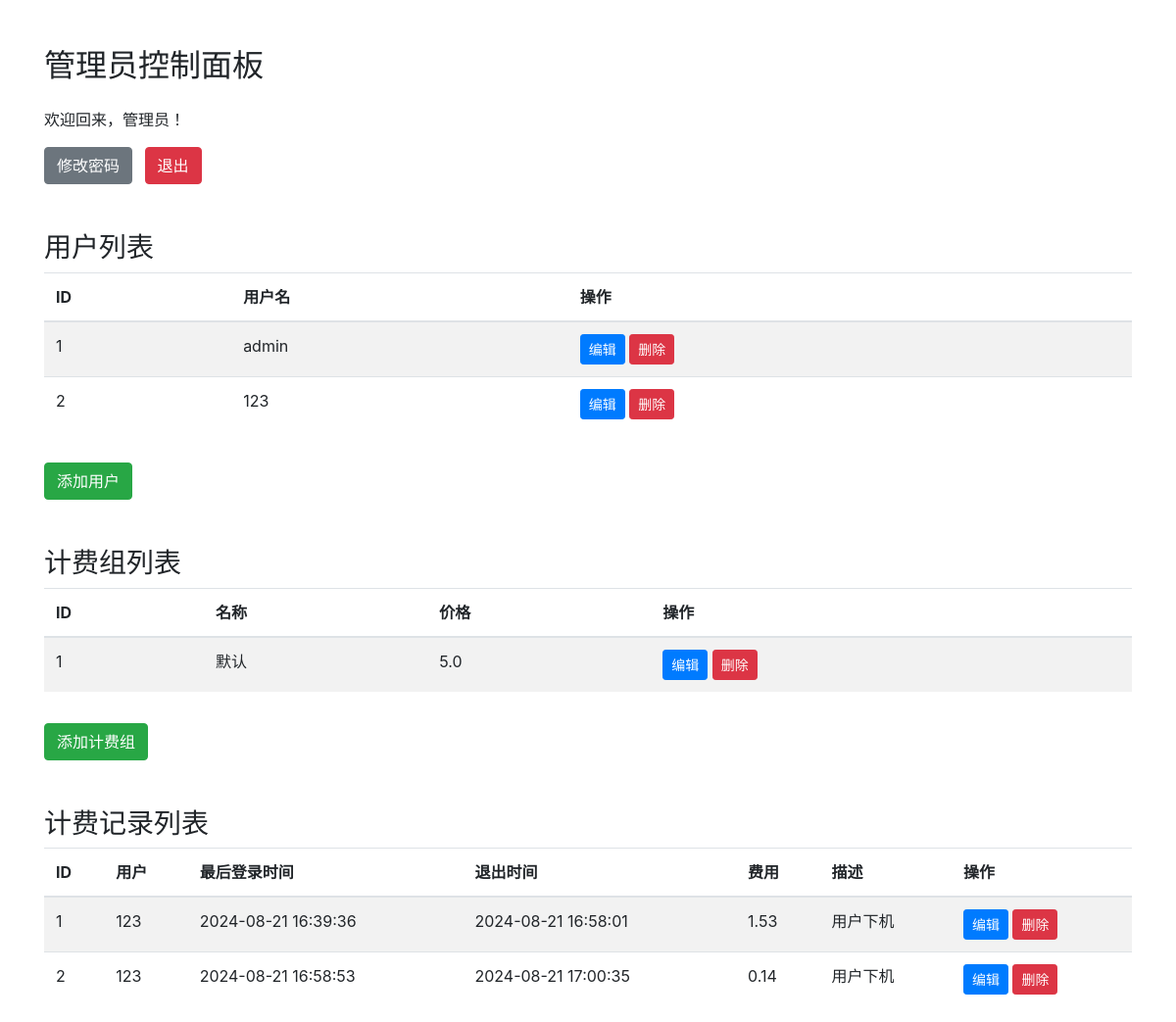
Screenshot of /admin_dashboard (signed in) with the database file from the repository.
### app.py (models this page shows, shortened)
class User(db.Model):
    __tablename__ = 'user'
    id = db.Column(db.Integer, primary_key=True)
    username = db.Column(db.String(80), unique=True, nullable=False)
    password = db.Column(db.String(120), nullable=False)
    is_admin = db.Column(db.Boolean, default=False)
    is_logged = db.Column(db.Boolean, default=False)
    last_login = db.Column(db.DateTime, default=datetime.now())
    billing_group_id = db.Column(db.Integer, db.ForeignKey('billing_group.id'), nullable=False)  # 关联 BillingGroup 模型
    balance = db.Column(db.Float, nullable=False, default=0)

class BillingGroup(db.Model):
    __tablename__ = 'billing_group'
    id = db.Column(db.Integer, primary_key=True)
    name = db.Column(db.String(80), unique=True, nullable=False)
    price = db.Column(db.Float, nullable=False)
    users = db.relationship('User', backref='billing_group', lazy=True)

class BillingRecord(db.Model):
    __tablename__ = 'billing_record'
    id = db.Column(db.Integer, primary_key=True)
    user_id = db.Column(db.Integer, db.ForeignKey('user.id'), nullable=False)
    username = db.Column(db.String(80), nullable=False)
    last_login = db.Column(db.DateTime, nullable=False)
    logout_time = db.Column(db.DateTime)  # 下机时间
    fee = db.Column(db.Float, nullable=False)
    description = db.Column(db.String, nullable=False)
    billing_group_id = db.Column(db.Integer, db.ForeignKey('billing_group.id'), nullable=False)
    billing_group = db.relationship('BillingGroup', backref=db.backref('billing_records', lazy=True))
    user = db.relationship('User', backref=db.backref('billing_records', lazy=True))

### app.py (the view)
@app.route('/admin_dashboard')
def admin_dashboard():
    if not session.get('logged_in') or not session.get('is_admin'):
        return redirect(url_for('index'))
    users = User.query.all()  # 获取所有用户
    billing_groups = BillingGroup.query.all()  # 获取所有计费组
    billing_records = BillingRecord.query.all()  # 获取所有计费记录
    return render_template('admin_dashboard.html', users=users, billing_groups=billing_groups,
                           billing_records=billing_records)

### templates/admin_dashboard.html (shortened to what this page needs)
<!DOCTYPE html>
<html>
<head>
    <link rel="stylesheet" href="https://cdn.jsdelivr.net/npm/bootstrap@4.6.2/dist/css/bootstrap.min.css">
</head>
<body>
    <div class="container mt-5">
        <div class="row">
            <div class="col-md-12">
                <h2 class="mb-4">管理员控制面板</h2>
                <p>欢迎回来，管理员！</p>
                <a href="/admin_change_password" class="btn btn-secondary mr-2">修改密码</a>
                <a href="/logout" class="btn btn-danger">退出</a>
                <h3 class="mt-5">用户列表</h3>
                <table class="table table-striped">
                    <thead>
                        <tr>
                            <th>ID</th>
                            <th>用户名</th>
                            <th>操作</th>
                        </tr>
                    </thead>
                    <tbody>
                        {% for user in users %}
                        <tr>
                            <td>{{ user.id }}</td>
                            <td>{{ user.username }}</td>
                            <td>
                                <a href="/edit_user/{{ user.id }}" class="btn btn-sm btn-primary">编辑</a>
                                <a href="/delete_user/{{ user.id }}" class="btn btn-sm btn-danger">删除</a>
                            </td>
                        </tr>
                        {% endfor %}
                    </tbody>
                </table>
                <a href="/add_user" class="btn btn-success mt-3">添加用户</a>
                <h3 class="mt-5">计费组列表</h3>
                <table class="table table-striped">
                    <thead>
                        <tr>
                            <th>ID</th>
                            <th>名称</th>
                            <th>价格</th>
                            <th>操作</th>
                        </tr>
                    </thead>
                    <tbody>
                        {% for billing_group in billing_groups %}
                        <tr>
                            <td>{{ billing_group.id }}</td>
                            <td>{{ billing_group.name }}</td>
                            <td>{{ billing_group.price }}</td>
                            <td>
                                <a href="/edit_billing_group/{{ billing_group.id }}" class="btn btn-sm btn-primary">编辑</a>
                                <a href="/delete_billing_group/{{ billing_group.id }}" class="btn btn-sm btn-danger">删除</a>
                            </td>
                        </tr>
                        {% endfor %}
                    </tbody>
                </table>
                <a href="/add_billing_group" class="btn btn-success mt-3">添加计费组</a>
                <h3 class="mt-5">计费记录列表</h3>
                <table class="table table-striped">
                    <thead>
                        <tr>
                            <th>ID</th>
                            <th>用户</th>
                            <th>最后登录时间</th>
                            <th>退出时间</th>
                            <th>费用</th>
                            <th>描述</th>
                            <th>操作</th>
                        </tr>
                    </thead>
                    <tbody>
                        {% for billing_record in billing_records %}
                        <tr>
                            <td>{{ billing_record.id }}</td>
                            <td>{{ billing_record.user.username }}</td>
                            <td>{{ billing_record.last_login.strftime('%Y-%m-%d %H:%M:%S') }}</td>
                            <td>{% if billing_record.logout_time %}{{ billing_record.logout_time.strftime('%Y-%m-%d %H:%M:%S') }}{% endif %}</td>
                            <td>{{ billing_record.fee }}</td>
                            <td>{{ billing_record.description }}</td>
                            <td>
                                <a href="/edit_billing_record/{{ billing_record.id }}" class="btn btn-sm btn-primary">编辑</a>
                                <a href="/delete_billing_record/{{ billing_record.id }}" class="btn btn-sm btn-danger">删除</a>
                            </td>
                        </tr>
                        {% endfor %}
                    </tbody>
                </table>
            </div>
        </div>
    </div>
</body>
</html>

### rows the page displays
User: id "1", username "admin"
User: id "2", username "123"
BillingGroup: id "1", name "默认", price "5.0"
BillingRecord: id "1", user.username "123", last_login "2024-08-21 16:39:36", logout_time "2024-08-21 16:58:01", fee "1.53", description "用户下机"
BillingRecord: id "2", user.username "123", last_login "2024-08-21 16:58:53", logout_time "2024-08-21 17:00:35", fee "0.14", description "用户下机"
